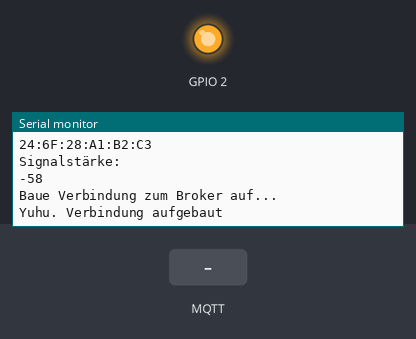
Bench run of a sketch on a simulated ESP8266 (NodeMCU). On the bench: output pins drawn as LEDs (lit = HIGH, except the on-board LED, lit = LOW), the last lines printed to the serial monitor. The test bench sets the inputs (shaded band). WiFi joins after 1.5 s; servers stay silent unless stated; no MQTT or app messages arrive unless stated.

Above: at 2.7 s.
2.8 s: MQTT message "led_an" arrives on the first subscribed topic
At 3.4 s:
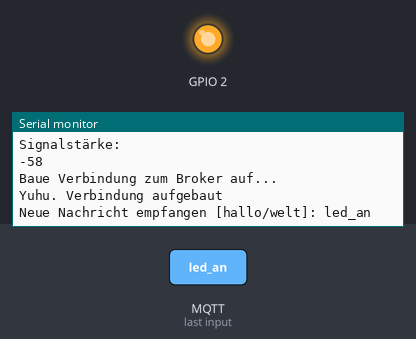
4.3 s: MQTT message "1" arrives on the first subscribed topic
At 5.5 s:
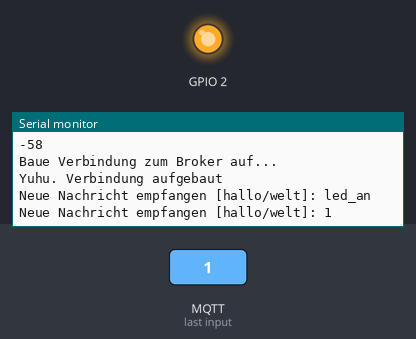
5.8 s: MQTT message "on" arrives on the first subscribed topic
At 6.9 s:
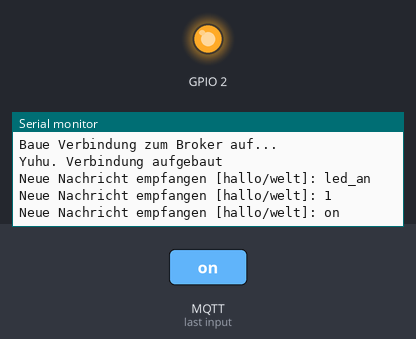

The sketch:

blueprint.ino
```cpp
#include <ESP8266WiFi.h>
#include <PubSubClient.h>
//HIER KÖNNTE IHRE LED LIBRARY EINGEBUNDEN WERDEN

//Credentials des Netzwerks
const char* ssid = "ESP8266";
const char* password = "FFEEDDCCBB";
//MQTT Daten
const char* mqtt_server = "iot.eclipse.org";
//Beispieltopics
const char* dein_topic_1 = "hallo/welt";
const char* dein_topic_2 = "hello/welt/3";

/*
 * Platzhalter LED-Streifen
 * HIER KÖNNTE IHRE LED FESTGELEGT WERDEN
 */

WiFiClient esp_wifi_client;
PubSubClient mqtt_client(esp_wifi_client);

/*
 * Methode zum Verbinden mit dem Netzwerk
 */
void setup_wifi() {

  delay(10);

  Serial.println();
  Serial.print("Baue Verbindung auf zum Netzwerk ");
  Serial.println(ssid);

  WiFi.begin(ssid, password);

  // Warte bis Verbindung zum Netzwerk aufgebaut wurde
  while (WiFi.status() != WL_CONNECTED) {
    delay(500);
    Serial.print(".");
  }
  // Paar nützliche Netzwerkdaten
  Serial.println("");
  Serial.println("Verbindung aufgebaut. Yeah!");

  Serial.println("IP Adresse: ");
  Serial.println(WiFi.localIP());

  Serial.println("Mac Adresse: ");
  Serial.println(WiFi.macAddress());

  Serial.println("Signalstärke: ");
  Serial.println(WiFi.RSSI());
}


/*
 * MQTT-Callback Methode.
 * Diese Methode wird jedes Mal aufgerufen, wenn unter
 * den abonnierten Topics neue Daten zu Verfügung stellen.
 * Als Parameter wird das char-Array topic, welches das Topic
 * der empfangenden Nachricht enthält, das byte-Array payload,
 * welches die Daten enthält und die Länge der Nachricht.
 */
void callback(char* topic, byte* payload, unsigned int length) {
  Serial.print("Neue Nachricht empfangen [");
  Serial.print(topic);
  Serial.print("]: ");
  //Speicher im Buffer den Payload als String zwischen
  char payload_buffer[length];
  /*
   * Gehe das Byte-Array für jedes Element durch,
   * führe typecasting von byte auf char durch und gebe
   * char in der Konsole aus
   */
  for (int i = 0; i < length; i++) {
    Serial.print((char)payload[i]);
    payload_buffer[i] = (char)payload[i];
  }
  payload_buffer[length] = '\0';
  Serial.println();

  /*
   * Falls ihr die Topics auswerten möchtet, könnt ihr
   * die C-Funktion strcmp, um char Arrays mit einander
   * vergleichen zu können.
   * strcmp gibt eine 0 zurück, falls genau 0 Stellen der
   * beiden Arrays unterschiedlich sind -> beide char Arrays
   * sind identisch
   */
  if(strcmp(topic, dein_topic_1) == 0){
    /*
     * Analog dazu kann man den Payload auswerten
     */
     if(strcmp(payload_buffer, "led_an") == 0){

     }
  }
}

/*
 * Methode um einen erneuten Verbindungsversuch
 * zum MQTT-Broker vorzunehmen
 */
void reconnect(){
  /*
   * Solange der Client nicht mit dem MQTT-Server
   * nicht verbunden ist, bleibt die Firmware
   * in dieser while-Schleife gefangen
   */
  while (!mqtt_client.connected()){

    Serial.println("Baue Verbindung zum Broker auf...");

    /*
     * Verbinde mit Broker
     * Als Client ID wird einfach die Mac-Adresse verwendet,
     * um zu verhindern, dass sich mehrere Clients mit der
     * gleichen ID beim Broker anmelden möchten.
     *
     * Da WiFi.macAddress() einen String zurück gibt,
     * mqtt_client.connect() jedoch ein char Array als Parameter
     * übergeben bekommen muss, wandeln wir den String in ein Array um
     */
    char* mac = "xx:xx:xx:xx:xx:xx";
    WiFi.macAddress().toCharArray(mac, WiFi.macAddress().length());
    if (mqtt_client.connect(mac)){
      /*
       * Wenn erfolgreich eine Verbindung aufebaut werden konnte,
       * gebe eine entsprechende Meldung in der Konsole aus.
       * Abonniere im Anschluss die oben definieren Topics
       */
      Serial.println("Yuhu. Verbindung aufgebaut");
      mqtt_client.subscribe(dein_topic_1);
      mqtt_client.subscribe(dein_topic_2);
      //HIER KÖNNTE DEIN TOPIC STEHEN
    } else {
      /*
       * Falls der Versuch fehlgeschlagen ist, versuchen wir
       * es in 5 Sekunden nochmal
       */
      Serial.println("Fehlgeschlagen... Reconnect in 5 Sekunden");
      delay(5000);
    }
  }
}

/*
 * Initialisiere Firmware
 *  - setze OnBoard LED auf Output
 *  - initialisiere serielle Verbindung zwischen PC und µC
 *  - baue Verbindung zum WiFi auf
 *  - hinterlege MQTT-Daten und setze Callback-Methode
 */
void setup() {
  pinMode(BUILTIN_LED, OUTPUT);
  Serial.begin(115200);
  setup_wifi();
  mqtt_client.setServer(mqtt_server, 1883);
  mqtt_client.setCallback(callback);
  // HIER KÖNNTE IHR LED-STREIFEN INITIALISIERT WERDEN
}

void loop() {
  /*
   * Prüfe regelmäßig, ob die Verbindung zum MQTT-Broker besteht.
   * Falls die Verbindung verloren geht, wird die
   * Methode reconnect aufgerufen, um die Verbindung
   * erneut aufzubauen.
   *
   * Da im aller ersten Durchlauf das Gerät nicht mit dem
   * Broker verbunden sein kann, wird sofort reconnect()
   * aufgerufen.
   */
  if (!mqtt_client.connected()) {
    reconnect();
  }
  /*
   * Hier passiert MQTT Magic. Ihr müsst euch um nichts
   * kümmern.
   * Sobald neue Daten unter den abonierten Topics da sind,
   * wird unmittelbar die Callback-Methode aufgerufen
   */
  mqtt_client.loop();
}
```

Measured:
- after the input at 2.8 s, the serial monitor: prints a new line at once (image 1)
- after the input at 4.3 s, the serial monitor: prints a new line at once (image 2)
- after the input at 5.8 s, the serial monitor: prints a new line at once (image 3)
